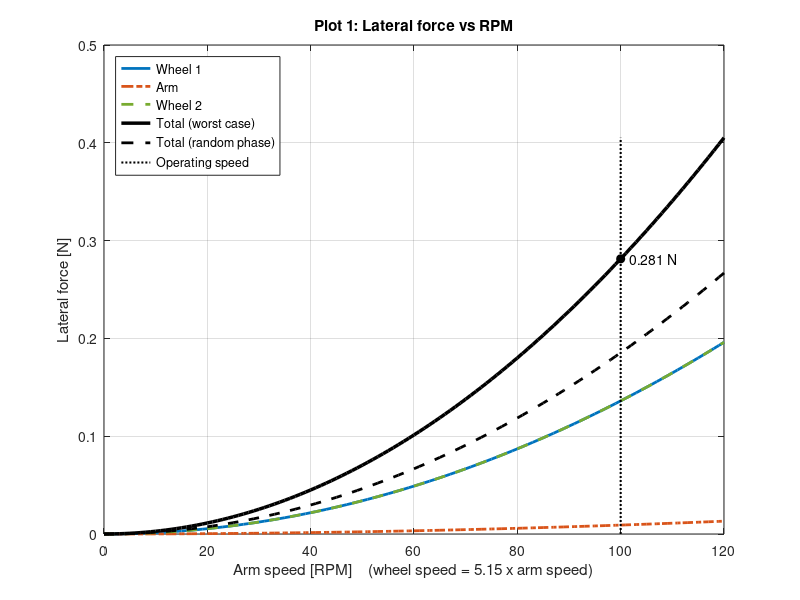
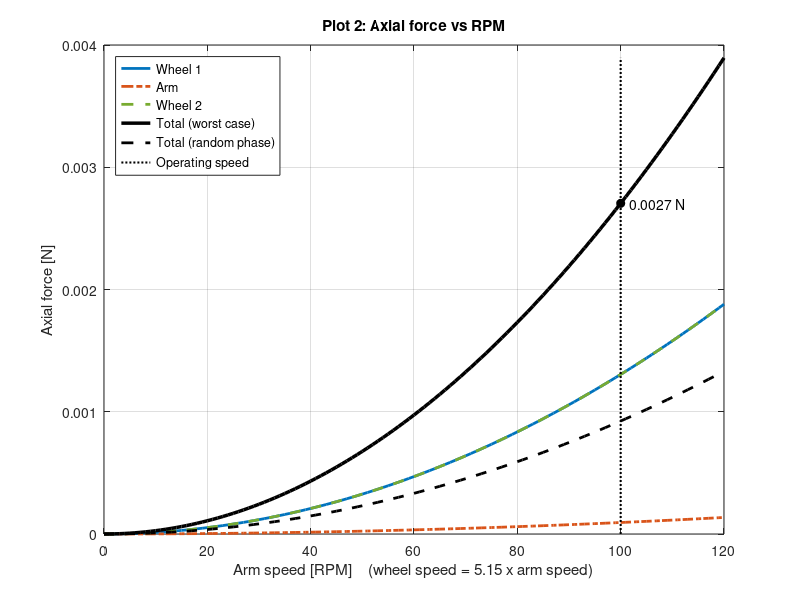
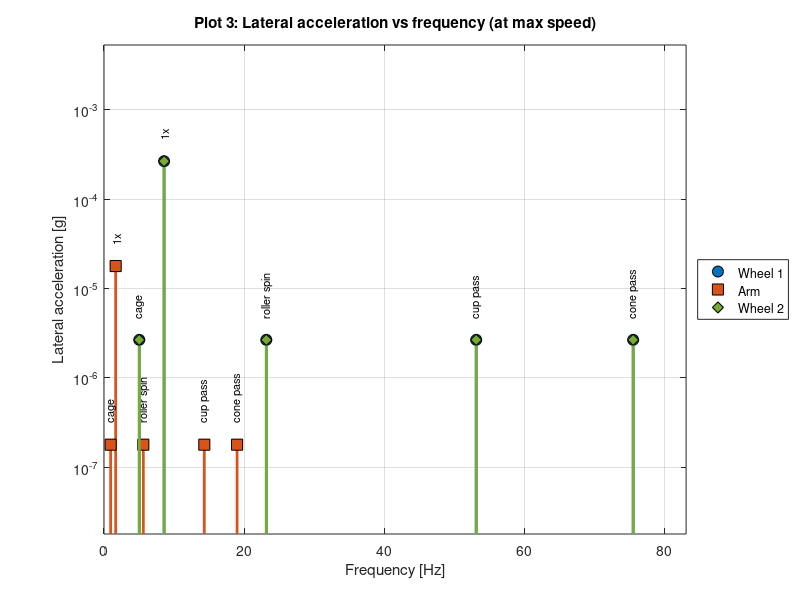
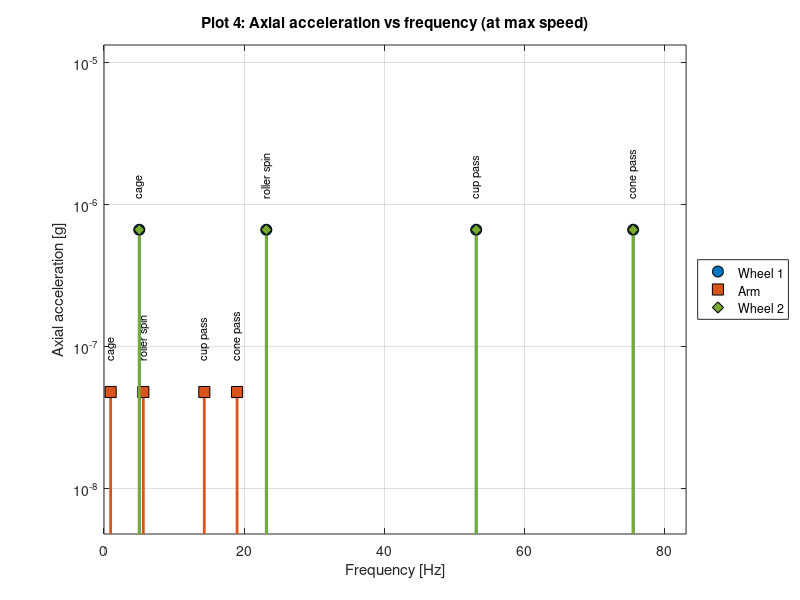

Here is the MATLAB script that generated these plots, in order:
%% ========================================================================
%  INDUCED VIBRATION ANALYSIS
%  Two momentum wheels + one rotating arm + their bearings
%
%  What this script does:
%    Estimates the forces and moments that the spinning parts and their
%    bearings push into the structure, using manufacturing tolerances
%    instead of test data. Imbalance loads follow the speed-squared model
%    used in industry (NASA SDO, Masterson, Zhang/Aglietti).
%
%  Sources included:
%    SHAKE  - static imbalance (center of mass off the spin axis)  -> lateral force
%    ROCK   - dynamic imbalance (part tilted on the spin axis)     -> moment
%    TWIST  - motor reaction torque during spin-up and spin-down   -> moment about the shaft
%    KICKS  - bearing rollers passing over tiny bumps (estimated)  -> lateral + axial force
%
%  Directions:
%    axial   = along the shaft (z, the spin axis)
%    lateral = sideways, perpendicular to the shaft (x and y)
%
%  Plots (4 total):
%    Plot 1 - Lateral force vs RPM
%    Plot 2 - Axial force vs RPM
%    Plot 3 - Lateral acceleration vs frequency
%    Plot 4 - Axial acceleration vs frequency
%
%  How to use:
%    1. Edit SECTION 1 only.
%    2. Run the script.
%    3. Read the printed summary and the 4 plots.
%  ========================================================================

clear; clc; close all;


%% ========================================================================
%  SECTION 1: INPUTS  (this is the only section you need to edit)
%  ========================================================================

% ------------------------------------------------------------------------
% 1A. RUN PROFILE  (used for the spin-up / spin-down twist)
% ------------------------------------------------------------------------
spin_up_time_s   = 10;      % [s] time to go from 0 to max speed
spin_down_time_s = 10;      % [s] time to go from max speed back to 0

% ------------------------------------------------------------------------
% 1B. REFERENCE POINT AND STRUCTURE
% ------------------------------------------------------------------------
reference_position_m = 0;   % [m]  position along the shaft (z) where total moments are reported
structure_mass_kg    = 50;  % [kg] total mass being shaken (whole assembly + frame), for acceleration

% ------------------------------------------------------------------------
% 1C. WHEEL 1
% ------------------------------------------------------------------------
wheel1_name                   = 'Wheel 1';
wheel1_mass_kg                = 3.0;      % [kg]    rotating mass only
wheel1_eccentricity_um        = 5;        % [um]    center of mass offset from spin axis
wheel1_Ixx_kgm2               = 0.017;    % [kg*m^2] from CAD, at the center of mass
wheel1_Iyy_kgm2               = 0.017;    % [kg*m^2] from CAD, at the center of mass
wheel1_Izz_kgm2               = 0.034;    % [kg*m^2] from CAD, about the shaft
wheel1_tilt_deg               = 0.01;     % [deg]   assumed assembly tilt
wheel1_max_speed_rpm          = 515;      % [RPM]   speed during the hold
wheel1_spin_direction         = -1;       % +1 or -1
wheel1_cm_position_m          = -0.200;   % [m]     center of mass position along z
wheel1_bearing_A_position_m   = -0.215;   % [m]     bearing A position along z
wheel1_bearing_B_position_m   = -0.185;   % [m]     bearing B position along z

% Wheel 1 bearings (from the bearing catalog)
wheel1_bearing_rollers           = 15;     % [-]    number of rollers
wheel1_bearing_roller_dia_mm     = 7;      % [mm]   mean roller diameter
wheel1_bearing_pitch_dia_mm      = 39;     % [mm]   pitch diameter
wheel1_bearing_cup_angle_deg     = 14;     % [deg]  cup (contact) angle
wheel1_bearing_runout_um         = 10;     % [um]   radial runout (precision class)
wheel1_bearing_load_offset_mm    = 5;      % [mm]   load center offset "a" (0 if unknown)

% ------------------------------------------------------------------------
% 1D. ARM
% ------------------------------------------------------------------------
arm_name                      = 'Arm';
arm_mass_kg                   = 4.0;      % [kg]    rotating mass only
arm_eccentricity_um           = 10;       % [um]    center of mass offset from spin axis
arm_Ixx_kgm2                  = 0.340;    % [kg*m^2] from CAD, at the center of mass
arm_Iyy_kgm2                  = 0.004;    % [kg*m^2] from CAD (about the arm's own length)
arm_Izz_kgm2                  = 0.350;    % [kg*m^2] from CAD, about the shaft
arm_tilt_deg                  = 0.01;     % [deg]   assumed assembly tilt
arm_max_speed_rpm             = 100;      % [RPM]   speed during the hold
arm_spin_direction            = +1;       % +1 or -1
arm_cm_position_m             = 0.000;    % [m]     center of mass position along z
arm_bearing_A_position_m      = -0.020;   % [m]     bearing A position along z
arm_bearing_B_position_m      = 0.020;    % [m]     bearing B position along z

% Arm bearings (from the bearing catalog)
arm_bearing_rollers              = 20;     % [-]    number of rollers
arm_bearing_roller_dia_mm        = 8;      % [mm]   mean roller diameter
arm_bearing_pitch_dia_mm         = 55;     % [mm]   pitch diameter
arm_bearing_cup_angle_deg        = 15;     % [deg]  cup (contact) angle
arm_bearing_runout_um            = 10;     % [um]   radial runout (precision class)
arm_bearing_load_offset_mm       = 6;      % [mm]   load center offset "a" (0 if unknown)

% ------------------------------------------------------------------------
% 1E. WHEEL 2
% ------------------------------------------------------------------------
wheel2_name                   = 'Wheel 2';
wheel2_mass_kg                = 3.0;      % [kg]    rotating mass only
wheel2_eccentricity_um        = 5;        % [um]    center of mass offset from spin axis
wheel2_Ixx_kgm2               = 0.017;    % [kg*m^2] from CAD, at the center of mass
wheel2_Iyy_kgm2               = 0.017;    % [kg*m^2] from CAD, at the center of mass
wheel2_Izz_kgm2               = 0.034;    % [kg*m^2] from CAD, about the shaft
wheel2_tilt_deg               = 0.01;     % [deg]   assumed assembly tilt
wheel2_max_speed_rpm          = 515;      % [RPM]   speed during the hold
wheel2_spin_direction         = -1;       % +1 or -1
wheel2_cm_position_m          = 0.200;    % [m]     center of mass position along z
wheel2_bearing_A_position_m   = 0.185;    % [m]     bearing A position along z
wheel2_bearing_B_position_m   = 0.215;    % [m]     bearing B position along z

% Wheel 2 bearings (from the bearing catalog)
wheel2_bearing_rollers           = 15;     % [-]    number of rollers
wheel2_bearing_roller_dia_mm     = 7;      % [mm]   mean roller diameter
wheel2_bearing_pitch_dia_mm      = 39;     % [mm]   pitch diameter
wheel2_bearing_cup_angle_deg     = 14;     % [deg]  cup (contact) angle
wheel2_bearing_runout_um         = 10;     % [um]   radial runout (precision class)
wheel2_bearing_load_offset_mm    = 5;      % [mm]   load center offset "a" (0 if unknown)

% ------------------------------------------------------------------------
% 1F. ANALYSIS SETTINGS
% ------------------------------------------------------------------------
include_bearing_runout = true;   % true  = add bearing runout on top of eccentricity
                                 % false = eccentricity was measured on the assembled part
bearing_kick_ratio     = 0.01;   % [-] strength of each bearing kick as a fraction of the shake (0.01 = 1%)

save_plots  = true;                        % save the 4 plots as PNG files
plot_folder = 'Induced_Vibration_Plots';   % folder the PNG files go into


%% ========================================================================
%  SECTION 2: ORGANIZE INPUTS  (put the three parts side by side)
%  ------------------------------------------------------------------------
%  Every quantity below is a row of 3 numbers: [Wheel 1, Arm, Wheel 2]
%  ========================================================================

part_names      = {wheel1_name, arm_name, wheel2_name};
number_of_parts = 3;
arm_index       = 2;
wheel_indices   = [1 3];

part_mass_kg          = [wheel1_mass_kg,         arm_mass_kg,         wheel2_mass_kg];
part_eccentricity_um  = [wheel1_eccentricity_um, arm_eccentricity_um, wheel2_eccentricity_um];
part_Ixx_kgm2         = [wheel1_Ixx_kgm2,        arm_Ixx_kgm2,        wheel2_Ixx_kgm2];
part_Iyy_kgm2         = [wheel1_Iyy_kgm2,        arm_Iyy_kgm2,        wheel2_Iyy_kgm2];
part_Izz_kgm2         = [wheel1_Izz_kgm2,        arm_Izz_kgm2,        wheel2_Izz_kgm2];
part_tilt_deg         = [wheel1_tilt_deg,        arm_tilt_deg,        wheel2_tilt_deg];
part_max_speed_rpm    = [wheel1_max_speed_rpm,   arm_max_speed_rpm,   wheel2_max_speed_rpm];
part_spin_direction   = [wheel1_spin_direction,  arm_spin_direction,  wheel2_spin_direction];
part_cm_position_m    = [wheel1_cm_position_m,   arm_cm_position_m,   wheel2_cm_position_m];
bearing_A_position_m  = [wheel1_bearing_A_position_m, arm_bearing_A_position_m, wheel2_bearing_A_position_m];
bearing_B_position_m  = [wheel1_bearing_B_position_m, arm_bearing_B_position_m, wheel2_bearing_B_position_m];

bearing_rollers           = [wheel1_bearing_rollers,        arm_bearing_rollers,        wheel2_bearing_rollers];
bearing_roller_dia_mm     = [wheel1_bearing_roller_dia_mm,  arm_bearing_roller_dia_mm,  wheel2_bearing_roller_dia_mm];
bearing_pitch_dia_mm      = [wheel1_bearing_pitch_dia_mm,   arm_bearing_pitch_dia_mm,   wheel2_bearing_pitch_dia_mm];
bearing_cup_angle_deg     = [wheel1_bearing_cup_angle_deg,  arm_bearing_cup_angle_deg,  wheel2_bearing_cup_angle_deg];
bearing_runout_um         = [wheel1_bearing_runout_um,      arm_bearing_runout_um,      wheel2_bearing_runout_um];
bearing_load_offset_mm    = [wheel1_bearing_load_offset_mm, arm_bearing_load_offset_mm, wheel2_bearing_load_offset_mm];

% Plot style per part: Wheel 1 = blue circle, Arm = orange square, Wheel 2 = green diamond
part_colors  = [0.00 0.45 0.74;
                0.85 0.33 0.10;
                0.47 0.67 0.19];
part_lines   = {'-', '-.', '--'};
part_markers = {'o', 's', 'd'};


%% ========================================================================
%  SECTION 3: UNIT CONVERSIONS AND DERIVED QUANTITIES
%  ========================================================================

% ---- Unit conversions ----
part_max_speed_rad_s = part_max_speed_rpm * 2 * pi / 60;   % [rad/s]
part_max_speed_hz    = part_max_speed_rpm / 60;            % [Hz] revolutions per second
part_eccentricity_m  = part_eccentricity_um * 1e-6;        % [m]
part_tilt_rad        = part_tilt_deg * pi / 180;           % [rad]

% ---- Bearing pair geometry (back-to-back pairs act wider than they physically are) ----
bearing_low_m          = min(bearing_A_position_m, bearing_B_position_m);
bearing_high_m         = max(bearing_A_position_m, bearing_B_position_m);
bearing_A_effective_m  = bearing_low_m  - bearing_load_offset_mm * 1e-3;
bearing_B_effective_m  = bearing_high_m + bearing_load_offset_mm * 1e-3;
bearing_spacing_m      = bearing_B_effective_m - bearing_A_effective_m;
bearing_mid_position_m = (bearing_low_m + bearing_high_m) / 2;

% ---- Bearing runout adds to eccentricity and tilt ----
part_runout_m       = bearing_runout_um * 1e-6 * include_bearing_runout;
part_total_ecc_m    = part_eccentricity_m + part_runout_m;
part_total_tilt_rad = part_tilt_rad + 2 * part_runout_m ./ bearing_spacing_m;

% ---- Imbalance strengths ----
part_inertia_difference = max(abs(part_Izz_kgm2 - part_Ixx_kgm2), abs(part_Izz_kgm2 - part_Iyy_kgm2));
static_imbalance_kgm    = part_mass_kg .* part_total_ecc_m;                 % U_s [kg*m]
dynamic_imbalance_kgm2  = part_inertia_difference .* part_total_tilt_rad;   % U_d [kg*m^2]

% ---- Distances from the reference point (lever arms for moments) ----
cm_distance_m          = abs(part_cm_position_m - reference_position_m);
bearing_mid_distance_m = abs(bearing_mid_position_m - reference_position_m);

% ---- Bearing kick frequencies as harmonic numbers (kicks per revolution) ----
%      Cup (outer ring) rotates, cone (inner ring) is stationary.
%      Rows = parts, columns = kick types.
bearing_gamma = bearing_roller_dia_mm .* cosd(bearing_cup_angle_deg) ./ bearing_pitch_dia_mm;

kick_names      = {'cage', 'cup pass', 'cone pass', 'roller spin'};
number_of_kicks = 4;
kick_harmonic   = zeros(number_of_parts, number_of_kicks);
for p = 1:number_of_parts
    g = bearing_gamma(p);
    kick_harmonic(p, 1) = (1 + g) / 2;                                                    % cage
    kick_harmonic(p, 2) = bearing_rollers(p) * (1 - g) / 2;                               % cup pass
    kick_harmonic(p, 3) = bearing_rollers(p) * (1 + g) / 2;                               % cone pass
    kick_harmonic(p, 4) = bearing_pitch_dia_mm(p) / (2 * bearing_roller_dia_mm(p)) * (1 - g ^ 2); % roller spin
end


%% ========================================================================
%  SECTION 4: LOADS OF EACH PART AT MAX SPEED
%  ------------------------------------------------------------------------
%  Every imbalance load grows with speed squared, so the value at any other
%  speed is:  load(speed) = load(max speed) x (speed / max speed)^2
%  ========================================================================

omega_squared = part_max_speed_rad_s .^ 2;

% ---- Lateral (sideways) ----
shake_N              = static_imbalance_kgm .* omega_squared;              % shake force
kick_lateral_each_N  = bearing_kick_ratio * shake_N;                       % one bearing kick, sideways
lateral_force_N      = shake_N + number_of_kicks * kick_lateral_each_N;    % part total (all kicks lined up)

% ---- Axial (along the shaft) ----
% Tapered rollers push at the cup angle, so each sideways kick also pushes along the shaft.
kick_axial_each_N    = kick_lateral_each_N .* tand(bearing_cup_angle_deg); % one bearing kick, axial
axial_force_N        = number_of_kicks * kick_axial_each_N;                % part total (all kicks lined up)

% ---- Moments ----
rock_Nm              = dynamic_imbalance_kgm2 .* omega_squared;            % rock from tilt
moment_at_reference_Nm = rock_Nm + cm_distance_m .* shake_N ...
                       + bearing_mid_distance_m .* number_of_kicks .* kick_lateral_each_N;   % rock + force x distance
ramp_time_s          = max(min(spin_up_time_s, spin_down_time_s), eps);
twist_Nm             = part_Izz_kgm2 .* part_max_speed_rad_s / ramp_time_s; % twist about the shaft during ramps

% ---- Totals for the whole system ----
% Worst case: every peak lines up.  Random phase: root-sum-square (typical value).
total_lateral_worst_N  = sum(lateral_force_N);
total_lateral_rss_N    = sqrt(sum(shake_N .^ 2 + number_of_kicks * kick_lateral_each_N .^ 2));
total_axial_worst_N    = sum(axial_force_N);
total_axial_rss_N      = sqrt(sum(number_of_kicks * kick_axial_each_N .^ 2));
total_moment_worst_Nm  = sum(moment_at_reference_Nm);
total_moment_rss_Nm    = sqrt(sum(rock_Nm .^ 2 + (cm_distance_m .* shake_N) .^ 2 ...
                       + number_of_kicks * (bearing_mid_distance_m .* kick_lateral_each_N) .^ 2));
net_twist_Nm           = abs(sum(part_spin_direction .* part_Izz_kgm2 .* part_max_speed_rad_s)) / ramp_time_s;

% ---- Accelerations of the structure (rigid body: acceleration = force / mass) ----
g_to_m_s2 = 9.80665;
total_lateral_accel_g = total_lateral_worst_N / structure_mass_kg / g_to_m_s2;
total_axial_accel_g   = total_axial_worst_N   / structure_mass_kg / g_to_m_s2;


%% ========================================================================
%  SECTION 5: LOAD ON EACH BEARING  (worst case at max speed)
%  ------------------------------------------------------------------------
%  Shake splits like a wheelbarrow (closer bearing takes more).
%  Rock pushes the two bearings in opposite directions: rock / spacing.
%  Bearing kicks are shared equally between the two bearings.
%  ========================================================================

bearing_A_lateral_N = abs(shake_N .* (bearing_B_effective_m - part_cm_position_m) ./ bearing_spacing_m) ...
                    + rock_Nm ./ bearing_spacing_m + number_of_kicks * kick_lateral_each_N / 2;
bearing_B_lateral_N = abs(shake_N .* (part_cm_position_m - bearing_A_effective_m) ./ bearing_spacing_m) ...
                    + rock_Nm ./ bearing_spacing_m + number_of_kicks * kick_lateral_each_N / 2;
bearing_axial_N     = number_of_kicks * kick_axial_each_N / 2;


%% ========================================================================
%  SECTION 6: MOMENTUM CHECK  (do the wheels cancel the arm?)
%  ========================================================================

part_momentum_Nms      = part_spin_direction .* part_Izz_kgm2 .* part_max_speed_rad_s;
arm_momentum_Nms       = abs(part_momentum_Nms(arm_index));
net_momentum_Nms       = sum(part_momentum_Nms);
leftover_percent       = 100 * abs(net_momentum_Nms) / arm_momentum_Nms;
wheel_speed_needed_rpm = arm_momentum_Nms / sum(part_Izz_kgm2(wheel_indices)) * 60 / (2 * pi);


%% ========================================================================
%  SECTION 7: SANITY CHECKS
%  ========================================================================

% Double speed must give 4x force
force_ratio = sum(static_imbalance_kgm .* (2 * part_max_speed_rad_s) .^ 2) / sum(shake_N);
check_speed = abs(force_ratio - 4) < 1e-9;

% The two bearings together must carry exactly the shake (signed wheelbarrow split)
share_A = (bearing_B_effective_m - part_cm_position_m) ./ bearing_spacing_m;
share_B = (part_cm_position_m - bearing_A_effective_m) ./ bearing_spacing_m;
check_bearings = max(abs(share_A + share_B - 1)) < 1e-9;

% Wheels should cancel the arm momentum (within 1%)
check_momentum = leftover_percent < 1;
if any(part_spin_direction(wheel_indices) == part_spin_direction(arm_index))
    check_momentum = false;
end


%% ========================================================================
%  SECTION 8: PRINTED SUMMARY
%  ========================================================================

line_text = repmat('=', 1, 78);
fprintf('%s\n INDUCED VIBRATION ANALYSIS - SUMMARY\n%s\n', line_text, line_text);
fprintf('Bearing runout included: %d    Bearing kick ratio: %.1f%%    Structure mass: %.1f kg\n', ...
    include_bearing_runout, 100 * bearing_kick_ratio, structure_mass_kg);

fprintf('\n--- 1. EACH PART AT MAX SPEED ---------------------------------------------------\n');
fprintf('%-28s %12s %12s %12s\n', '', part_names{1}, part_names{2}, part_names{3});
fprintf('%-28s %12.0f %12.0f %12.0f\n', 'Max speed [RPM]',              part_max_speed_rpm .* part_spin_direction);
fprintf('%-28s %12.2f %12.2f %12.2f\n', 'Total eccentricity [um]',      part_total_ecc_m * 1e6);
fprintf('%-28s %12.4f %12.4f %12.4f\n', 'Total tilt [deg]',             part_total_tilt_rad * 180 / pi);
fprintf('%-28s %12.3f %12.3f %12.3f\n', 'Static imbalance [g*mm]',      static_imbalance_kgm * 1e6);
fprintf('%-28s %12.1f %12.1f %12.1f\n', 'Dynamic imbalance [g*mm^2]',   dynamic_imbalance_kgm2 * 1e9);
fprintf('%-28s %12.4g %12.4g %12.4g\n', 'Lateral force [N]',            lateral_force_N);
fprintf('%-28s %12.4g %12.4g %12.4g\n', 'Axial force [N]',              axial_force_N);
fprintf('%-28s %12.4g %12.4g %12.4g\n', 'Rock moment [N*m]',            rock_Nm);
fprintf('%-28s %12.4g %12.4g %12.4g\n', 'Moment at reference [N*m]',    moment_at_reference_Nm);
fprintf('%-28s %12.4g %12.4g %12.4g\n', 'Ramp twist [N*m]',             twist_Nm);

fprintf('\n--- 2. VIBRATION FREQUENCIES AT MAX SPEED [Hz] ----------------------------------\n');
fprintf('%-28s %12s %12s %12s\n', '', part_names{1}, part_names{2}, part_names{3});
fprintf('%-28s %12.2f %12.2f %12.2f\n', '1x imbalance', part_max_speed_hz);
for k = 1:number_of_kicks
    fprintf('%-28s %12.2f %12.2f %12.2f\n', ['Bearing ', kick_names{k}], kick_harmonic(:, k)' .* part_max_speed_hz);
end

fprintf('\n--- 3. TOTAL LOADS ON THE STRUCTURE  (MAIN ANSWER) -------------------------------\n');
fprintf('%-34s %14s %14s\n', '', 'Worst case', 'Random phase');
fprintf('%-34s %14.4g %14.4g\n', 'Lateral force [N]',             total_lateral_worst_N, total_lateral_rss_N);
fprintf('%-34s %14.4g %14.4g\n', 'Axial force [N]',               total_axial_worst_N,   total_axial_rss_N);
fprintf('%-34s %14.4g %14.4g\n', 'Moment at reference [N*m]',     total_moment_worst_Nm, total_moment_rss_Nm);
fprintf('%-34s %14.4g\n',        'Net twist during ramps [N*m]',  net_twist_Nm);
fprintf('%-34s %14.4g\n',        'Lateral acceleration [g]',      total_lateral_accel_g);
fprintf('%-34s %14.4g\n',        'Axial acceleration [g]',        total_axial_accel_g);

fprintf('\n--- 4. LOAD ON EACH BEARING (worst case) ----------------------------------------\n');
fprintf('%-28s %12s %12s %12s\n', '', part_names{1}, part_names{2}, part_names{3});
fprintf('%-28s %12.4g %12.4g %12.4g\n', 'Bearing A lateral [N]', bearing_A_lateral_N);
fprintf('%-28s %12.4g %12.4g %12.4g\n', 'Bearing B lateral [N]', bearing_B_lateral_N);
fprintf('%-28s %12.4g %12.4g %12.4g\n', 'Each bearing axial [N]', bearing_axial_N);

fprintf('\n--- 5. MOMENTUM CHECK -----------------------------------------------------------\n');
fprintf('Arm momentum:                     %10.4f N*m*s\n', arm_momentum_Nms);
fprintf('Net momentum:                     %10.4f N*m*s  (%.2f%% of the arm)\n', net_momentum_Nms, leftover_percent);
fprintf('Wheel speed that cancels the arm: %10.1f RPM  (you entered %.0f and %.0f RPM)\n', ...
    wheel_speed_needed_rpm, part_max_speed_rpm(wheel_indices));

fprintf('\n--- 6. SANITY CHECKS -----------------------------------------------------------\n');
check_labels = {'FAIL', 'PASS'};
fprintf('  %s  Double speed gives 4x force (got %.4fx)\n', check_labels{check_speed + 1}, force_ratio);
fprintf('  %s  Bearing A + B carry exactly the shake\n',  check_labels{check_bearings + 1});
fprintf('  %s  Wheels cancel the arm momentum within 1%%\n', check_labels{check_momentum + 1});

fprintf('\n--- 7. ASSUMPTIONS -------------------------------------------------------------\n');
fprintf('  1. Rigid mounting: no structural resonance amplification.\n');
fprintf('  2. Eccentricity, runout and tilt come from tolerances, not measurements.\n');
fprintf('  3. Imbalance loads grow with speed squared.\n');
fprintf('  4. Bearing kicks are estimated: %.1f%% of the shake each, axial = lateral x tan(cup angle).\n', 100 * bearing_kick_ratio);
fprintf('  5. Acceleration = force / structure mass (whole assembly moves as one rigid body).\n');
fprintf('%s\n', line_text);


%% ========================================================================
%  SECTION 9: PLOTS  (4 plots, one graph each)
%  ========================================================================

speed_scale   = linspace(0, 1.2, 121);                          % 0 to 120% of max speed
arm_axis_rpm  = speed_scale * part_max_speed_rpm(arm_index);    % x-axis for plots 1 and 2
wheel_ratio   = part_max_speed_rpm(1) / part_max_speed_rpm(arm_index);
x_label_text  = sprintf('Arm speed [RPM]    (wheel speed = %.2f x arm speed)', wheel_ratio);

% ------------------------------------------------------------------------
% PLOT 1: LATERAL FORCE vs RPM
% ------------------------------------------------------------------------
figure_1 = figure('Name', 'Plot 1 - Lateral Force vs RPM', 'NumberTitle', 'off', 'Color', 'w');
hold on; grid on; box on;
for p = 1:number_of_parts
    plot(arm_axis_rpm, lateral_force_N(p) * speed_scale .^ 2, part_lines{p}, ...
         'Color', part_colors(p, :), 'LineWidth', 2);
end
plot(arm_axis_rpm, total_lateral_worst_N * speed_scale .^ 2, 'k-',  'LineWidth', 2.5);
plot(arm_axis_rpm, total_lateral_rss_N   * speed_scale .^ 2, 'k--', 'LineWidth', 2);
plot([1 1] * part_max_speed_rpm(arm_index), [0 1.44 * total_lateral_worst_N], 'k:', 'LineWidth', 1.5);
plot(part_max_speed_rpm(arm_index), total_lateral_worst_N, 'ko', 'MarkerFaceColor', 'k');
text(part_max_speed_rpm(arm_index), total_lateral_worst_N, sprintf('   %.3g N', total_lateral_worst_N), 'FontSize', 10);
xlabel(x_label_text);
ylabel('Lateral force [N]');
title('Plot 1: Lateral force vs RPM');
legend([part_names, {'Total (worst case)', 'Total (random phase)', 'Operating speed'}], 'Location', 'northwest');

% ------------------------------------------------------------------------
% PLOT 2: AXIAL FORCE vs RPM
% ------------------------------------------------------------------------
figure_2 = figure('Name', 'Plot 2 - Axial Force vs RPM', 'NumberTitle', 'off', 'Color', 'w');
hold on; grid on; box on;
for p = 1:number_of_parts
    plot(arm_axis_rpm, axial_force_N(p) * speed_scale .^ 2, part_lines{p}, ...
         'Color', part_colors(p, :), 'LineWidth', 2);
end
plot(arm_axis_rpm, total_axial_worst_N * speed_scale .^ 2, 'k-',  'LineWidth', 2.5);
plot(arm_axis_rpm, total_axial_rss_N   * speed_scale .^ 2, 'k--', 'LineWidth', 2);
plot([1 1] * part_max_speed_rpm(arm_index), [0 1.44 * total_axial_worst_N], 'k:', 'LineWidth', 1.5);
plot(part_max_speed_rpm(arm_index), total_axial_worst_N, 'ko', 'MarkerFaceColor', 'k');
text(part_max_speed_rpm(arm_index), total_axial_worst_N, sprintf('   %.3g N', total_axial_worst_N), 'FontSize', 10);
xlabel(x_label_text);
ylabel('Axial force [N]');
title('Plot 2: Axial force vs RPM');
legend([part_names, {'Total (worst case)', 'Total (random phase)', 'Operating speed'}], 'Location', 'northwest');

% ------------------------------------------------------------------------
% PLOTS 3 and 4: ACCELERATION vs FREQUENCY  (at max speed)
%   Each vertical line is one vibration source:
%   height = its acceleration of the structure, position = its frequency.
% ------------------------------------------------------------------------
accel_lateral_g = zeros(number_of_parts, 1 + number_of_kicks);   % columns: 1x, then the 4 kicks
accel_axial_g   = zeros(number_of_parts, 1 + number_of_kicks);
source_freq_hz  = zeros(number_of_parts, 1 + number_of_kicks);
for p = 1:number_of_parts
    source_freq_hz(p, :)  = [1, kick_harmonic(p, :)] * part_max_speed_hz(p);
    accel_lateral_g(p, :) = [shake_N(p), kick_lateral_each_N(p) * ones(1, number_of_kicks)] / structure_mass_kg / g_to_m_s2;
    accel_axial_g(p, :)   = [0,          kick_axial_each_N(p)   * ones(1, number_of_kicks)] / structure_mass_kg / g_to_m_s2;
end
source_labels = [{'1x'}, kick_names];

accel_data   = {accel_lateral_g, accel_axial_g};
accel_titles = {'Plot 3: Lateral acceleration vs frequency (at max speed)', ...
                'Plot 4: Axial acceleration vs frequency (at max speed)'};
accel_names  = {'Plot 3 - Lateral Acceleration vs Frequency', 'Plot 4 - Axial Acceleration vs Frequency'};
accel_ylabel = {'Lateral acceleration [g]', 'Axial acceleration [g]'};
accel_figures = cell(1, 2);

for s = 1:2
    accel_figures{s} = figure('Name', accel_names{s}, 'NumberTitle', 'off', 'Color', 'w');
    hold on; grid on; box on;
    data = accel_data{s};
    bottom = min(data(data > 0)) / 10;          % floor for the log scale
    legend_handles = cell(1, number_of_parts);   % one marker per part, for the legend
    labeled_freqs = [];
    for p = 1:number_of_parts
        for k = 1:size(data, 2)
            if data(p, k) <= 0
                continue;
            end
            f = source_freq_hz(p, k);
            plot([f f], [bottom data(p, k)], '-', 'Color', part_colors(p, :), 'LineWidth', 2);
            marker_handle = plot(f, data(p, k), part_markers{p}, 'MarkerSize', 8, ...
                 'MarkerFaceColor', part_colors(p, :), 'MarkerEdgeColor', 'k');
            legend_handles{p} = marker_handle;
            if isempty(labeled_freqs) || all(abs(labeled_freqs - f) > 0.01 * f)
                text(f, data(p, k) * 1.5, ['  ', source_labels{k}], 'FontSize', 8, 'Rotation', 90);
                labeled_freqs(end + 1) = f;
            end
        end
    end
    set(gca, 'YScale', 'log');
    ylim([bottom, max(data(:)) * 20]);
    xlim([0, 1.1 * max(source_freq_hz(:))]);
    xlabel('Frequency [Hz]');
    ylabel(accel_ylabel{s});
    title(accel_titles{s});
    has_data = ~cellfun(@isempty, legend_handles);
    legend([legend_handles{has_data}], part_names(has_data), 'Location', 'eastoutside');
end

% ------------------------------------------------------------------------
% SAVE THE 4 PLOTS
% ------------------------------------------------------------------------
if save_plots
    if ~exist(plot_folder, 'dir')
        mkdir(plot_folder);
    end
    all_figures = {figure_1, figure_2, accel_figures{1}, accel_figures{2}};
    all_files   = {'Plot_1_Lateral_Force_vs_RPM.png', 'Plot_2_Axial_Force_vs_RPM.png', ...
                   'Plot_3_Lateral_Acceleration_vs_Frequency.png', 'Plot_4_Axial_Acceleration_vs_Frequency.png'};
    drawnow;
    for i = 1:4
        if ishghandle(all_figures{i})
            print(all_figures{i}, fullfile(plot_folder, all_files{i}), '-dpng', '-r150');
        else
            warning('%s was closed before it could be saved.', all_files{i});
        end
    end
    fprintf('Plots saved in folder: %s\n', plot_folder);
end
